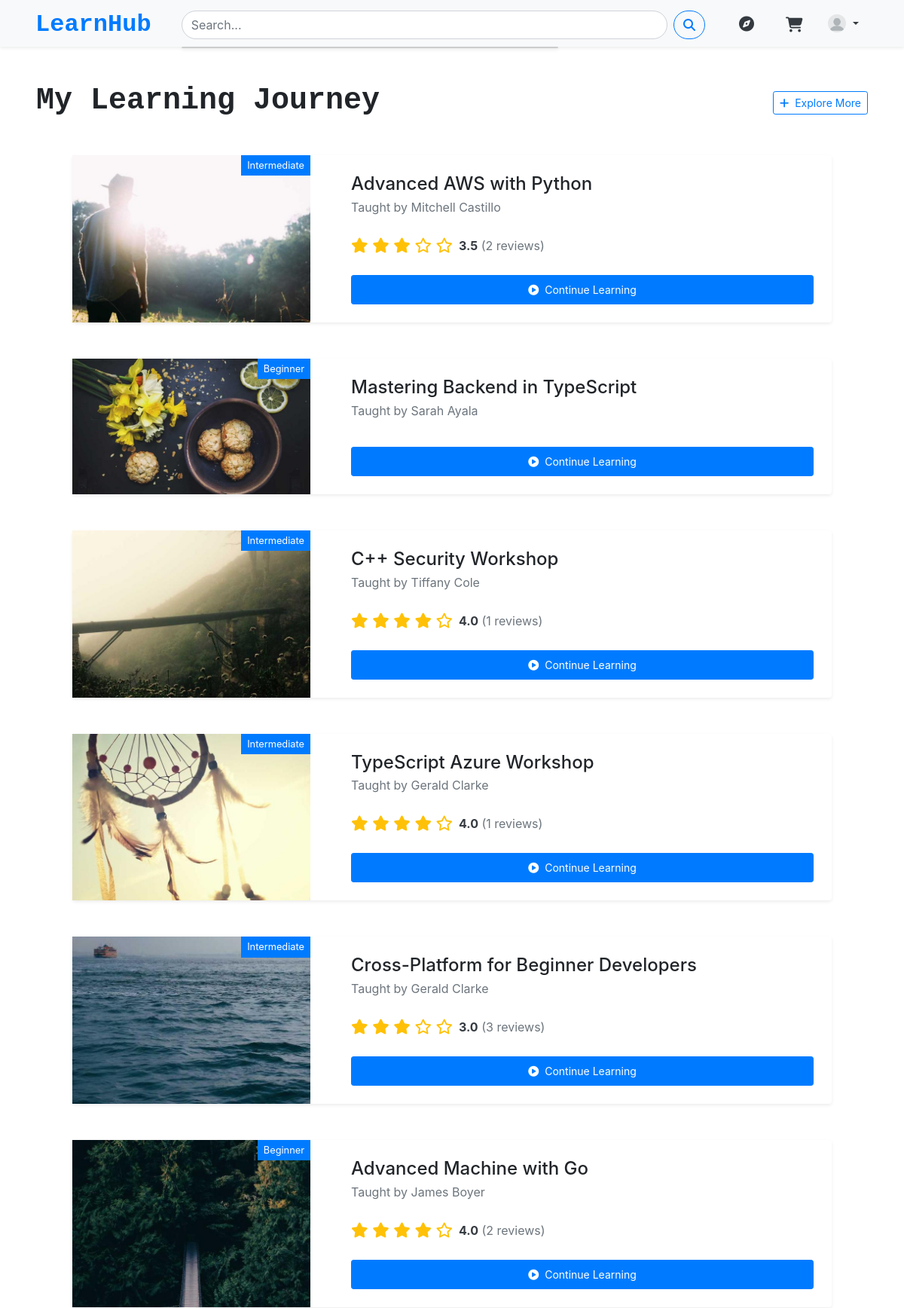
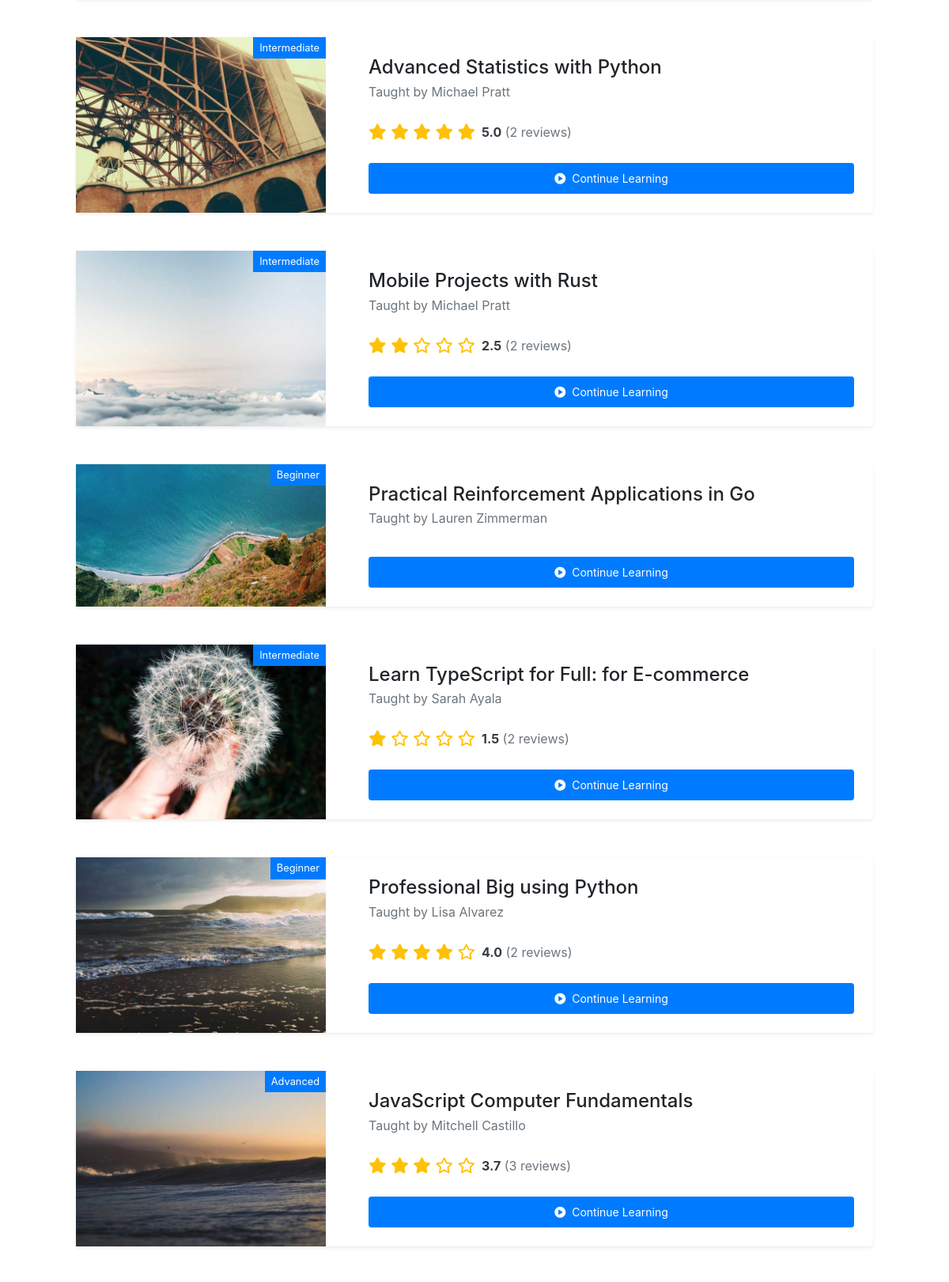
Page /courses/my-study/ (signed in, upper part) on the committed database (2 pictures, top to bottom).
### users/models.py (models this page shows, shortened)
class CustomUser(AbstractUser):
    avatar = models.ImageField(upload_to='avatars/',default='blank_profile.png',blank=True)
    bio = models.TextField(blank=True)
    email = models.EmailField(unique=True)
    username = models.CharField(max_length=30,unique=False,blank=False)
    is_instructor = models.BooleanField(default=False)
    profile_public = models.BooleanField(default=False)
    USERNAME_FIELD = 'email'
    REQUIRED_FIELDS = ['username']
    objects = CustomUserManager()
    facebook_url = models.URLField(blank=True, null=True)
    twitter_url = models.URLField(blank=True, null=True)
    instagram_url = models.URLField(blank=True, null=True)
    linkedin_url = models.URLField(blank=True, null=True)

### courses/models.py (models this page shows, shortened)
class Enrollments(models.Model):
    student = models.ForeignKey(
        settings.AUTH_USER_MODEL,
        on_delete=models.CASCADE,
        related_name='enrollments'
    )
    Course = models.ForeignKey(
        'Course',
        on_delete=models.CASCADE,
        related_name='enrollments'
    )
    enrolled_at = models.DateTimeField(auto_now_add=True)
    completed = models.BooleanField(default=False)

class Course(models.Model):
    title = models.CharField(max_length=200)
    description = models.TextField()
    category = models.ForeignKey(
        CourseCategory,
        on_delete=models.SET_NULL,
        null=True
    )
    tags = models.ManyToManyField(Tag, blank=True)
    instructor = models.ForeignKey(
        settings.AUTH_USER_MODEL,
        on_delete=models.CASCADE,
        related_name='taught_courses'
    )
    LEVEL_CHOICES = [
        ('BG', 'Beginner'),
        ('IM', 'Intermediate'),
        ('AD', 'Advanced'),
    ]
    price = models.DecimalField(max_digits=10, decimal_places=2)
    is_free = models.BooleanField(default=False)
    created_at = models.DateTimeField(auto_now_add=True)
    updated_at = models.DateTimeField(auto_now=True)
    is_published = models.BooleanField(default=False)
    level = models.CharField(max_length=2, choices=LEVEL_CHOICES, default='BG')
    thumbnail = models.ImageField(upload_to='course_thumbnails/')
    average_rating = models.FloatField(default=0.0)
    rating_count = models.PositiveIntegerField(default=0)

### courses/views.py (the view)
# urls.py: path('my-study/', views.my_study, name='my_study'),
@login_required
def my_study(request):
    enrolled_courses = Enrollments.objects.filter(
        student=request.user
    ).select_related(
        'Course',
        'Course__instructor'
    ).prefetch_related(
        'Course__reviews'
    ).order_by('-enrolled_at')
    context = {
        'enrolled_courses': enrolled_courses,
    }
    return render(request, 'my_study.html', context)

### templates/my_study.html (shortened to what this page needs)
{% extends "base.html" %}
{% load static %}
{% block content %}
<div class="d-flex flex-column min-vh-100">
    <div class="container-fluid px-lg-5 flex-grow-1 py-4 py-lg-5">
        <div class="d-flex justify-content-between align-items-center mb-4 mb-lg-5 flex-wrap">
            <h1 class="fw-bold mb-0 font-monospace">My Learning Journey</h1>
            {% if enrolled_courses %}
            <a href="{% url 'course_list' %}" class="btn btn-outline-primary btn-sm mt-1">
                <i class="fas fa-plus me-2"></i>Explore More
            </a>
            {% endif %}
        </div>
        {% if enrolled_courses %}
            <div class="container-fluid px-lg-5">
                <div class="row g-4 g-lg-5">
                    {% for enrollment in enrolled_courses %}
                        <div class="col-12">
                            <div class="card h-100 shadow-sm border-0" style="max-width: none;">
                                <div class="row g-0 h-100">
                                    <div class="col-xl-4 col-lg-5">
                                        <div class="h-100 position-relative">
                                            {% if enrollment.Course.thumbnail %}
                                                <img src="{{ enrollment.Course.thumbnail.url }}"
                                                     class="img-fluid h-100 w-100 object-fit-cover"
                                                     alt="{{ enrollment.Course.title }}"
                                                     style="min-height: 180px;">
                                            {% else %}
                                                <div class="bg-light h-100 d-flex align-items-center justify-content-center">
                                                    <i class="fas fa-book-open fa-3x text-muted"></i>
                                                </div>
                                            {% endif %}
                                            <div class="position-absolute top-0 end-0 bg-primary text-white px-2 py-1 small">
                                                {{ enrollment.Course.get_level_display }}
                                            </div>
                                        </div>
                                    </div>
                                    <div class="col-xl-8 col-lg-7">
                                        <div class="card-body h-100 d-flex flex-column p-3 p-lg-4">
                                            <div class="mb-3">
                                                <h3 class="card-title mb-1" style="font-size: 1.5rem;">{{ enrollment.Course.title }}</h3>
                                                <p class="card-text text-muted mb-2">
                                                    Taught by {{ enrollment.Course.instructor.get_full_name }}
                                                </p>
                                            </div>
                                            {% if enrollment.Course.reviews.exists %}
                                            <div class="mb-3">
                                                <div class="d-flex align-items-center">
                                                    <div class="text-warning me-2 fs-5">
                                                        {% with rating=enrollment.Course.average_rating %}
                                                            {% for i in "12345"|make_list %}
                                                                {% if forloop.counter <= rating %}
                                                                    <i class="fas fa-star"></i>
                                                                {% else %}
                                                                    <i class="far fa-star"></i>
                                                                {% endif %}
                                                            {% endfor %}
                                                        {% endwith %}
                                                    </div>
                                                    <div class="fs-6">
                                                        <span class="text-dark fw-bold">{{ enrollment.Course.average_rating|floatformat:1 }}</span>
                                                        <span class="text-muted">({{ enrollment.Course.reviews.count }} reviews)</span>
                                                    </div>
                                                </div>
                                            </div>
                                            {% endif %}
                                            <div class="mt-auto pt-2">
                                                <a href="{% url 'course_detail' enrollment.Course.id %}"
                                                   class="btn btn-primary btn-sm px-3 py-2 w-100">
                                                    <i class="fas fa-play-circle me-2"></i>Continue Learning
                                                </a>
                                            </div>
                                        </div>
                                    </div>
                                </div>
                            </div>
                        </div>
                    {% endfor %}
                </div>
            </div>
        {% endif %}
    </div>
</div>
{% endblock %}

### templates/include/nav.html (shortened to what this page needs)
{% load static%}
{% load course_extras %}
<link rel="stylesheet" href="https://cdn.jsdelivr.net/npm/bootstrap@4.4.1/dist/css/bootstrap.min.css">
<nav class="shadow-sm navbar navbar-expand-lg navbar-light bg-light shadow-sm sticky-top pt-1 pb-0">
    <div class="container-fluid mx-3 d-flex justify-content-between">
      <a class="navbar-brand mb-0 fs-2 fw-bold font-monospace text-primary" href="/"> LearnHub
      </a>
      <div class="collapse navbar-collapse" id="navbarNav">
        <div class="d-flex mx-lg-4 flex-lg-grow-1">
          <form class="w-100" role="search" method="GET" action="{% url 'search_courses' %}">
            <div class="input-group">
              <input class="form-control rounded-pill py-2 search-bar" type="search" name="q" placeholder="Search..."
                aria-label="Search">
              <button class="btn btn-outline-primary rounded-pill ms-2" type="submit">
                <i class="fas fa-search"></i>
              </button>
            </div>
            <div class="suggestions"
              style="position: absolute; z-index: 1000; background: white; border: 1px solid #ccc; width: 100%; max-width: 500px; box-shadow: 0 2px 5px rgba(0,0,0,0.1); border-radius: 5px; font-size: 14px;">
            </div>
          </form>
        </div>
        <div class="d-flex align-items-center justify-content-between">
          <a href="{% url 'course_list' %}?subject=all" class="btn btn-link text-dark mx-2 d-none d-lg-block" title="Explore">
            <i class="fas fa-compass fs-5"></i>
          </a>
          {% if user.is_authenticated %}
            <div class="d-flex">
              <a href="{% url 'view_cart' %}" class="btn btn-link text-dark position-relative mx-2" title="Cart">
                <i class="fas fa-shopping-cart fs-5 pt-1"></i>
              </a>
              <div class="dropdown">
                <a class="btn btn-link text-dark dropdown-toggle" href="#" role="button" id="userDropdown" data-bs-toggle="dropdown" aria-expanded="false">
                  <img src="{{ user.avatar.url }}" class="rounded-circle mb-1" style="width: 24px; height: 24px;">
                </a>
              </div>
            </div>
          {% else %}
            <div class="btn-group d-flex my-2" role="group">
              <a href="{% url 'login' %}" class="btn btn-outline-secondary ms-2">Login</a>
              <a href="{% url 'signup' %}" class="btn btn-dark me-2">Sign Up</a>
            </div>
          {% endif %}
        </div>
      </div>
    </div>
</nav>

### static/css/style.css (style rules this page uses)
body { box-sizing: border-box; margin: 0; padding: 0; font-family: Helvetica, Arial, sans-serif; }

### static/css/autocomplete.css (style rules this page uses)
.suggestions { position: absolute; z-index: 1000; background: rgb(27, 26, 26); border: 1px solid #111010; border-top: none; width: 100%; box-shadow: 0 2px 5px rgba(0,0,0,0.1); border-radius: 5px; border-top-left-radius: 0; border-top-right-radius: 0; font-size: 16px; max-height: 400px; overflow-y: auto; color: black; top: 100%; left: 20; }

### templates/my_study.html (style rules this page uses)
.object-fit-cover { object-fit: cover; object-position: center; }

### rows in the picture
CustomUser: avatar (placeholder picture)
Enrollments: Course.thumbnail (picture), Course.level "Intermediate", Course "Advanced AWS with Python", Course.instructor.get_full_name "Mitchell Castillo", Course.average_rating "3.5", Course.reviews.count "2"
Enrollments: Course.thumbnail (picture), Course.level "Beginner", Course "Mastering Backend in TypeScript", Course.instructor.get_full_name "Sarah Ayala"
Enrollments: Course.thumbnail (picture), Course.level "Intermediate", Course "C++ Security Workshop", Course.instructor.get_full_name "Tiffany Cole", Course.average_rating "4.0", Course.reviews.count "1"
Enrollments: Course.thumbnail (picture), Course.level "Intermediate", Course "TypeScript Azure Workshop", Course.instructor.get_full_name "Gerald Clarke", Course.average_rating "4.0", Course.reviews.count "1"
Enrollments: Course.thumbnail (picture), Course.level "Intermediate", Course "Cross-Platform for Beginner Developers", Course.instructor.get_full_name "Gerald Clarke", Course.average_rating "3.0", Course.reviews.count "3"
Enrollments: Course.thumbnail (picture), Course.level "Beginner", Course "Advanced Machine with Go", Course.instructor.get_full_name "James Boyer", Course.average_rating "4.0", Course.reviews.count "2"
Enrollments: Course.thumbnail (picture), Course.level "Intermediate", Course "Advanced Statistics with Python", Course.instructor.get_full_name "Michael Pratt", Course.average_rating "5.0", Course.reviews.count "2"
Enrollments: Course.thumbnail (picture), Course.level "Intermediate", Course "Mobile Projects with Rust", Course.instructor.get_full_name "Michael Pratt", Course.average_rating "2.5", Course.reviews.count "2"
Enrollments: Course.thumbnail (picture), Course.level "Beginner", Course "Practical Reinforcement Applications in Go", Course.instructor.get_full_name "Lauren Zimmerman"
Enrollments: Course.thumbnail (picture), Course.level "Intermediate", Course "Learn TypeScript for Full: for E-commerce", Course.instructor.get_full_name "Sarah Ayala", Course.average_rating "1.5", Course.reviews.count "2"
Enrollments: Course.thumbnail (picture), Course.level "Beginner", Course "Professional Big using Python", Course.instructor.get_full_name "Lisa Alvarez", Course.average_rating "4.0", Course.reviews.count "2"
Enrollments: Course.thumbnail (picture), Course.level "Advanced", Course "JavaScript Computer Fundamentals", Course.instructor.get_full_name "Mitchell Castillo", Course.average_rating "3.7", Course.reviews.count "3"
